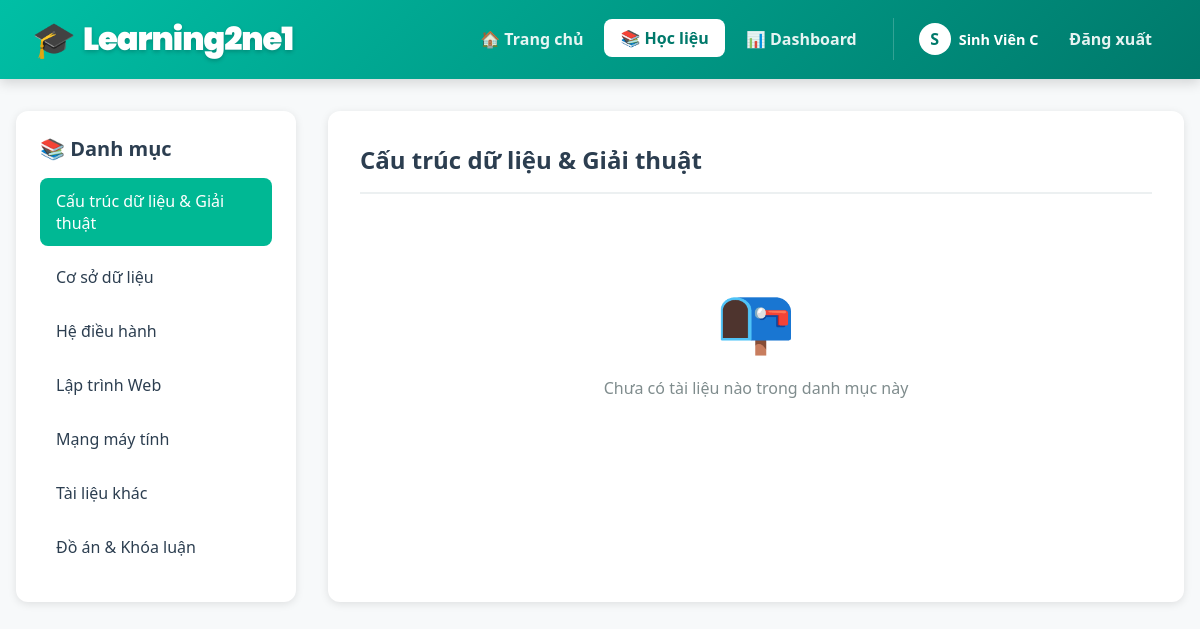
Before: /pages/resources.php (signed in) with the older database file.
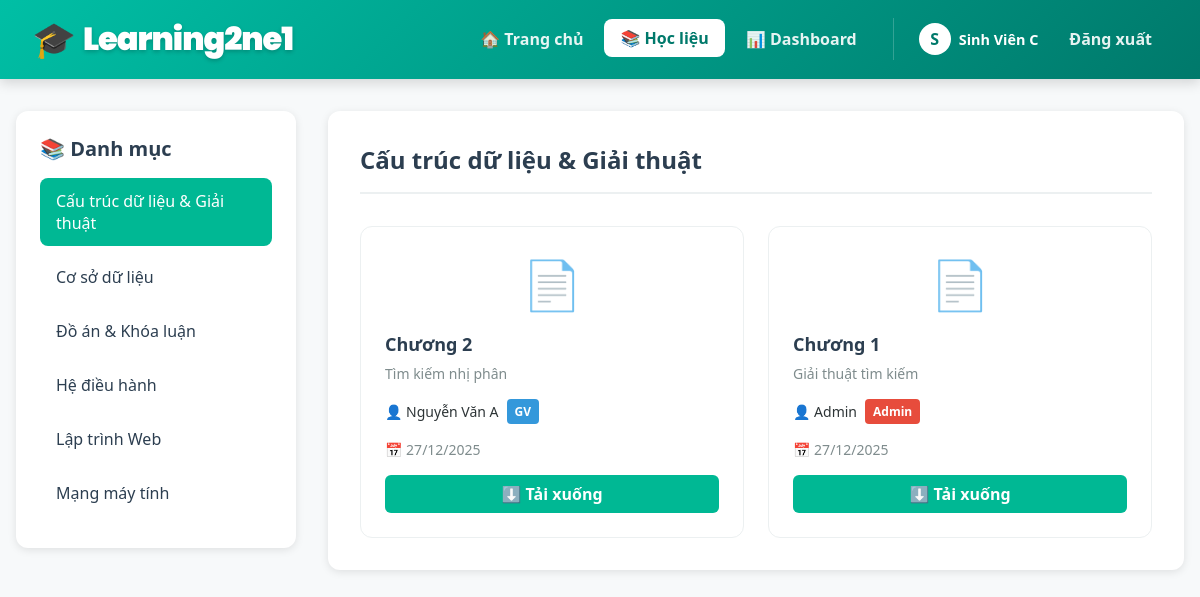
After: the same page with the newer database file.
### tables this page shows
CREATE TABLE `user` (
  `id_user` int(11) NOT NULL,
  `ho_ten` varchar(1000) NOT NULL,
  `username` varchar(100) NOT NULL,
  `password` varchar(100) NOT NULL,
  `account_level` int(11) NOT NULL DEFAULT '2'
);

CREATE TABLE `danh_muc_tai_lieu` (
  `id_danh_muc` int(11) NOT NULL,
  `ten_danh_muc` varchar(255) NOT NULL
);

CREATE TABLE `tai_lieu` (
  `id_tai_lieu` int(11) NOT NULL,
  `id_danh_muc` int(11) NOT NULL,
  `id_user` int(11) NOT NULL,
  `tieu_de` varchar(500) NOT NULL,
  `mo_ta` text,
  `duong_dan_file` varchar(500) NOT NULL,
  `ngay_upload` timestamp NOT NULL DEFAULT CURRENT_TIMESTAMP
);

### includes/functions.php (called while the page is built, shortened)
<?php
function isLoggedIn()
{
    return isset($_SESSION['user_id']);
}
function getCurrentUser($pdo)
{
    $stmt = $pdo->prepare("SELECT * FROM user WHERE id_user = ?");
    $stmt->execute([$_SESSION['user_id']]);
    return $stmt->fetch();
}

### pages/resources.php (the view, shortened to what this page needs)
<?php
require_once '../config.php';
require_once '../includes/functions.php';
$current_user = getCurrentUser($pdo);
$stmt = $pdo->query("SELECT * FROM danh_muc_tai_lieu ORDER BY ten_danh_muc ASC");
$categories = $stmt->fetchAll();
$selected_category = isset($_GET['category']) ? (int)$_GET['category'] : ($categories[0]['id_danh_muc'] ?? 0);
if ($selected_category > 0) {
    $stmt = $pdo->prepare("
        SELECT t.*, u.ho_ten, u.account_level
        FROM tai_lieu t
        JOIN user u ON t.id_user = u.id_user
        WHERE t.id_danh_muc = ?
        ORDER BY t.ngay_upload DESC
    ");
    $stmt->execute([$selected_category]);
    $resources = $stmt->fetchAll();
} else {
    $resources = [];
}
$category_name = '';
if ($selected_category > 0) {
    foreach ($categories as $cat) {
        if ($cat['id_danh_muc'] == $selected_category) {
            $category_name = $cat['ten_danh_muc'];
            break;
        }
    }
}
function getFileIcon($filename)
{
    $ext = strtolower(pathinfo($filename, PATHINFO_EXTENSION));
    $icons = [
        'pdf' => '📄',
        'doc' => '📝',
        'docx' => '📝',
        'zip' => '🗜️',
        'rar' => '🗜️',
        'ppt' => '📊',
        'pptx' => '📊',
        'xls' => '📊',
        'xlsx' => '📊',
        'txt' => '📃'
    ];
    return $icons[$ext] ?? '📎';
}
?>
<!DOCTYPE html>
<html lang="vi">
<head>
    <link rel="stylesheet" href="../assets/css/style.css">
    <link rel="stylesheet" href="../assets/css/resources.css">
</head>
<body>
    <?php include '../includes/navbar.php'; ?>
    <div class="resources-container">
        <aside class="sidebar">
            <div style="display: flex; justify-content: space-between; align-items: center; margin-bottom: 1rem;">
                <h3 style="margin: 0;">📚 Danh mục</h3>
            </div>
            <ul class="category-list">
                <?php foreach ($categories as $cat): ?>
                    <li class="category-item">
                        <a href="?category=<?= $cat['id_danh_muc'] ?>"
                            class="category-link <?= $selected_category == $cat['id_danh_muc'] ? 'active' : '' ?>">
                            <?= htmlspecialchars($cat['ten_danh_muc']) ?>
                        </a>
                    </li>
                <?php endforeach; ?>
            </ul>
        </aside>
        <main class="content-area">
            <div class="content-header">
                <h2><?= $category_name ? htmlspecialchars($category_name) : 'Chọn danh mục' ?></h2>
            </div>
            <?php if (empty($resources)): ?>
                <div class="empty-state">
                    <div class="empty-state-icon">📭</div>
                    <p>Chưa có tài liệu nào trong danh mục này</p>
                </div>
            <?php else: ?>
                <div class="resources-grid">
                    <?php foreach ($resources as $resource): ?>
                        <div class="resource-card">
                            <div class="resource-icon">
                                <?= getFileIcon($resource['duong_dan_file']) ?>
                            </div>
                            <h3 class="resource-title"><?= htmlspecialchars($resource['tieu_de']) ?></h3>
                            <?php if ($resource['mo_ta']): ?>
                                <p class="resource-meta"><?= htmlspecialchars($resource['mo_ta']) ?></p>
                            <?php endif; ?>
                            <div class="resource-uploader">
                                <span>👤 <?= htmlspecialchars($resource['ho_ten']) ?></span>
                                <?php
                                $role_class = ['badge-admin', 'badge-teacher', 'badge-student'][$resource['account_level']] ?? 'badge-student';
                                $role_name = ['Admin', 'GV', 'SV'][$resource['account_level']] ?? 'SV';
                                ?>
                                <span class="uploader-badge <?= $role_class ?>"><?= $role_name ?></span>
                            </div>
                            <div class="resource-meta">
                                📅 <?= date('d/m/Y', strtotime($resource['ngay_upload'])) ?>
                            </div>
                            <div class="resource-actions">
                                <a href="../uploads/resources/<?= urlencode($resource['duong_dan_file']) ?>"
                                    download
                                    class="btn-download">
                                    ⬇️ Tải xuống
                                </a>
                            </div>
                        </div>
                    <?php endforeach; ?>
                </div>
            <?php endif; ?>
        </main>
    </div>
</body>
</html>

### includes/navbar.php (shortened to what this page needs)
<?php
$in_pages_folder = strpos($_SERVER['PHP_SELF'], '/pages/') !== false;
$path = $in_pages_folder ? '../' : './';
$current_page = basename($_SERVER['PHP_SELF']);
?>
<nav class="navbar">
    <div class="navbar-container">
        <a href="<?= $path ?>index.php" class="navbar-brand">
            <span style="font-size: 2.2rem;">🎓</span>
            <span class="brand-text">Learning2ne1</span>
        </a>
        <div class="navbar-menu" id="navbarMenu">
            <a href="<?= $path ?>index.php" class="nav-link <?= $current_page == 'index.php' ? 'active' : '' ?>">🏠 Trang chủ</a>
            <a href="<?= $path ?>pages/resources.php" class="nav-link <?= $current_page == 'resources.php' ? 'active' : '' ?>">📚 Học liệu</a>
            <?php if (isset($current_user['id_user'])): ?>
                <a href="<?= $path ?>pages/dashboard.php" class="nav-link <?= $current_page == 'dashboard.php' ? 'active' : '' ?>">📊 Dashboard</a>
                <div class="user-section">
                    <div class="user-menu" style="display: flex; align-items: center; gap: 5px;">
                        <a href="<?= $path ?>pages/profile.php?username=<?= urlencode($current_user['username']) ?>" class="user-profile-link">
                            <div class="user-avatar-small">
                                <?= strtoupper(mb_substr($current_user['ho_ten'], 0, 1)) ?>
                            </div>
                            <span style="font-weight: 600; font-size: 0.9rem;"><?= htmlspecialchars($current_user['ho_ten']) ?></span>
                        </a>
                        <a href="<?= $path ?>pages/logout.php" class="nav-link">Đăng xuất</a>
                    </div>
                </div>
            <?php else: ?>
                <a href="<?= $path ?>pages/login.php" class="nav-link" style="background: white; color: #00796b;">Đăng nhập</a>
            <?php endif; ?>
        </div>
    </div>
</nav>

### assets/css/style.css (style rules this page uses)
:root { --primary-mint: #00b894; --light-mint: #55efc4; --accent-yellow: #ffeaa7; --pop-yellow: #fdcb6e; --text-dark: #2d3436; --text-white: #ffffff; --bg-grey: #f7f9fa; --shadow: 0 4px 15px rgba(0, 184, 148, 0.2); }
* { box-sizing: border-box; margin: 0; padding: 0; }
body { font-family: 'Segoe UI', Tahoma, Geneva, Verdana, sans-serif; background-color: var(--bg-grey); color: var(--text-dark); }
a { transition: color 0.3s; }

### assets/css/resources.css (style rules this page uses)
.resources-container { max-width: 1400px; margin: 2rem auto; padding: 0 1rem; display: grid; grid-template-columns: 280px 1fr; gap: 2rem; }
.sidebar { background: white; padding: 1.5rem; border-radius: 12px; box-shadow: 0 2px 8px rgba(0, 0, 0, 0.1); height: fit-content; position: sticky; top: 100px; }
.sidebar h3 { margin: 0 0 1rem 0; color: #2c3e50; font-size: 1.25rem; }
.category-list { list-style: none; padding: 0; margin: 0; }
.category-item { margin-bottom: 0.5rem; display: flex; align-items: center; justify-content: space-between; }
.category-link { flex: 1; padding: 0.75rem 1rem; border-radius: 8px; text-decoration: none; color: #2c3e50; transition: all 0.3s; font-weight: 500; }
.category-link.active { background: var(--primary-mint); color: white; }
.content-area { background: white; padding: 2rem; border-radius: 12px; box-shadow: 0 2px 8px rgba(0, 0, 0, 0.1); }
.content-header { display: flex; justify-content: space-between; align-items: center; margin-bottom: 2rem; padding-bottom: 1rem; border-bottom: 2px solid #ecf0f1; }
.content-header h2 { margin: 0; color: #2c3e50; }
.resources-grid { display: grid; grid-template-columns: repeat(auto-fill, minmax(300px, 1fr)); gap: 1.5rem; }
.resource-card { background: white; border: 1px solid #ecf0f1; border-radius: 12px; padding: 1.5rem; transition: all 0.3s; position: relative; }
.resource-icon { font-size: 3rem; text-align: center; margin-bottom: 1rem; }
.resource-title { font-size: 1.125rem; font-weight: 600; color: #2c3e50; margin: 0 0 0.5rem 0; }
.resource-meta { font-size: 0.875rem; color: #7f8c8d; margin-bottom: 0.5rem; }
.resource-uploader { display: flex; align-items: center; gap: 0.5rem; margin: 1rem 0; font-size: 0.875rem; }
.uploader-badge { padding: 0.25rem 0.5rem; border-radius: 4px; font-size: 0.75rem; font-weight: 600; }
.badge-admin { background: #e74c3c; color: white; }
.badge-teacher { background: #3498db; color: white; }
.resource-actions { display: flex; gap: 0.5rem; margin-top: 1rem; }
.btn-download { flex: 1; background: var(--primary-mint); color: white; padding: 0.5rem 1rem; border: none; border-radius: 6px; font-weight: 600; cursor: pointer; text-align: center; text-decoration: none; transition: all 0.3s; }
.empty-state { text-align: center; padding: 3rem; color: #7f8c8d; }
.empty-state-icon { font-size: 4rem; margin-bottom: 1rem; }

### includes/navbar.php (style rules this page uses)
.navbar { background: linear-gradient(135deg, #00bfa5 0%, #00796b 100%); box-shadow: 0 4px 12px rgba(0, 0, 0, 0.15); padding: 0.8rem 0; margin-bottom: 2rem; position: sticky; top: 0; z-index: 1000; }
.navbar-container { max-width: 100%; margin: 0; padding: 0 2rem; display: flex; justify-content: space-between; align-items: center; }
.navbar-brand { font-family: 'Poppins', sans-serif; font-size: 2rem; font-weight: 900; letter-spacing: -1px; text-decoration: none; display: flex; align-items: center; gap: 0.5rem; color: white; }
.brand-text { text-shadow: 0 2px 4px rgba(0, 0, 0, 0.2); transition: all 0.3s; }
.navbar-menu { display: flex; align-items: center; gap: 5px; }
.nav-link { text-decoration: none; color: rgba(255, 255, 255, 0.9); font-weight: 600; padding: 8px 16px; border-radius: 8px; transition: all 0.3s; }
.nav-link:hover, .nav-link.active { background: white; color: #00796b; transform: translateY(-1px); }
.user-section { display: flex; align-items: center; gap: 10px; margin-left: 15px; padding-left: 15px; border-left: 1px solid rgba(255, 255, 255, 0.2); }
.user-profile-link { display: flex; align-items: center; gap: 8px; text-decoration: none; color: white; padding: 5px 10px; border-radius: 20px; transition: background 0.3s; }
.user-avatar-small { width: 32px; height: 32px; background: white; color: #00796b; border-radius: 50%; display: flex; align-items: center; justify-content: center; font-weight: bold; }

Changed rows visible on the page:
removed danh_muc_tai_lieu: ten_danh_muc "Tài liệu khác"
shown differently, row unchanged: danh_muc_tai_lieu "Đồ án & Khóa luận": moves up the list
added tai_lieu: duong_dan_file "📄", tieu_de "Chương 2", mo_ta "Tìm kiếm nhị phân", id_user.ho_ten "Nguyễn Văn A", id_user.account_level "GV", ngay_upload "27/12/2025"
added tai_lieu: duong_dan_file "📄", tieu_de "Chương 1", mo_ta "Giải thuật tìm kiếm", id_user.ho_ten "Admin", id_user.account_level "Admin", ngay_upload "27/12/2025"
Other visible differences:
text no longer shown: "📭 Chưa có tài liệu nào trong danh mục này"
